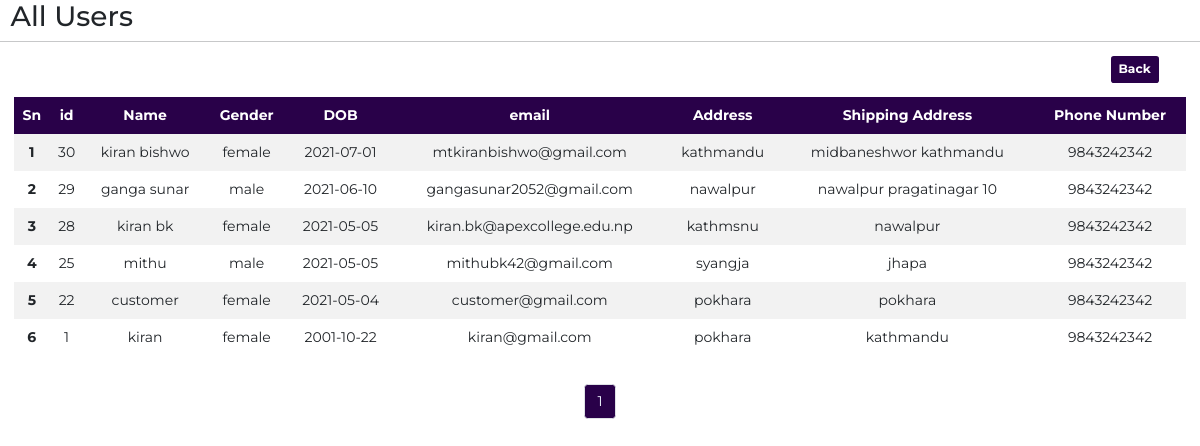
/admin/alluser.php (signed in), run on the app's committed database.
### tables this page shows
CREATE TABLE `customer` (
  `c_id` int(11) NOT NULL,
  `c_name` varchar(100) NOT NULL,
  `c_email` varchar(100) NOT NULL,
  `shipping_address` varchar(200) NOT NULL,
  `c_dob` date NOT NULL,
  `c_gender` varchar(50) NOT NULL,
  `c_phone` varchar(30) NOT NULL,
  `c_address` text NOT NULL,
  `c_pass` varchar(100) NOT NULL,
  `token` text NOT NULL,
  `status` varchar(100) NOT NULL
);

### admin/alluser.php (the view, shortened to what this page needs)
<?php
 include 'connect.php';
?>
<!DOCTYPE html>
<html lang="en">
<head>
    <link href="https://cdn.jsdelivr.net/npm/bootstrap@5.0.0-beta2/dist/css/bootstrap.min.css" rel="stylesheet">
    <link rel="stylesheet" href="https://pro.fontawesome.com/releases/v5.10.0/css/all.css"/>
    <link rel="stylesheet" href="css/product.css?v=<?php echo time(); ?>">
</head>
<body>
    <div class="container-fluid">
        <div class="row">
            <div class="col-12 p2-2">
                 <h2>All Users</h2>
            </div>
        <hr>
        </div>
        <div class="row justify-content-end">
            <div class="col-sm-1">
                <a href="home.php" class="btn btn-sm background">Back</a>
            </div>
        </div>
         <div class="row p-3 table-responsive text-center">
            <table class="table table-sm table-striped table-hover table-borderless ">
                <thead class="background">
                    <tr>
                    <th scope="col">Sn</th>
                    <th scope="col">id</th>
                    <th scope="col">Name</th>
                    <th scope="col">Gender</th>
                    <th scope="col">DOB</th>
                    <th scope="col">email</th>
                    <th scope="col">Address</th>
                    <th scope="col">Shipping Address</th>
                    <th scope="col">Phone Number</th>
                    </tr>
                </thead>
                <tbody>
                <?php
                  $limit = 7;
                  if(isset($_GET["page"])){
                      $page = $_GET["page"];
                  }
                  else{
                      $page = 1;
                  };
                  $offset = ($page-1)* $limit;
               $sql = "SELECT * FROM  customer ORDER BY c_id DESC LIMIT {$offset} ,{$limit}";
              $result = mysqli_query($conn, $sql);
              if (mysqli_num_rows($result) > 0) {
                $serial = $offset + 1;
                while($row = mysqli_fetch_assoc($result)) {
                  ?>
                    <tr>
                    <th scope="row"><?php echo $serial; ?></th>
                    <td><?php echo $row['c_id']; ?></td>
                    <td><?php echo $row['c_name']; ?></td>
                    <td><?php echo $row['c_gender']; ?></td>
                    <td><?php echo $row['c_dob']; ?></td>
                    <td><?php echo $row['c_email']; ?></td>
                    <td><?php echo $row['c_address']; ?></td>
                    <td><?php echo $row['shipping_address']; ?></td>
                    <td><?php echo $row['c_phone']; ?></td>
                    </tr>
                       <?php
                    $serial++;
                }
            }
                    ?>
                </tbody>
                </table>
        </div>
        <nav aria-label="...">
            <?php
            $sql1 = "SELECT * FROM customer";
                $result1 = mysqli_query($conn, $sql1) or die("Query Failed.");
                if(mysqli_num_rows($result1) > 0){
                  $total_records = mysqli_num_rows($result1);
                  $total_page = ceil($total_records / $limit);
                echo '<ul class="pagination justify-content-center">';
                for($i = 1; $i <= $total_page; $i++){
                    if($i == $page){
                      $active = "active";
                    }else{
                      $active = "";
                    }
                    echo '<li class="page-item "><a class="page-link '.$active.'" href="alluser.php?page='.$i.'">'.$i.'</a></li>';
                }
            }
?>
        </ul>
        </nav>
    </div>
</body>
</html>

### admin/css/product.css (style rules this page uses)
* { margin: 0; padding: 0; list-style: none; box-sizing: border-box; text-decoration: none; font-size: 14px; font-family: 'Montserrat', sans-serif; }
body { background-color: white; width: 100%; height: 100vh; }
.background { background-color: #290149; color: white; font-weight: bold; }
table { font-size: 14px; }
th, td { padding: 8px 5px !important; }
.active { padding: 6px 12px; background-color: #290149; color: aliceblue; }

### admin/alluser.php (style rules this page uses)
* { margin: 0; padding: 0; box-sizing: border-box; }
.background { background-color: #290149; color: white; font-weight: bold; }

### data on the page
customer: c_id "30", c_name "kiran bishwo", c_gender "female", c_dob "2021-07-01", c_email "mtkiranbishwo@gmail.com", c_address "kathmandu", shipping_address "midbaneshwor kathmandu", c_phone "9843242342"
customer: c_id "29", c_name "ganga sunar", c_gender "male", c_dob "2021-06-10", c_email "gangasunar2052@gmail.com", c_address "nawalpur", shipping_address "nawalpur pragatinagar 10", c_phone "9843242342"
customer: c_id "28", c_name "kiran bk", c_gender "female", c_dob "2021-05-05", c_email "kiran.bk@apexcollege.edu.np", c_address "kathmsnu", shipping_address "nawalpur", c_phone "9843242342"
customer: c_id "25", c_name "mithu", c_gender "male", c_dob "2021-05-05", c_email "mithubk42@gmail.com", c_address "syangja", shipping_address "jhapa", c_phone "9843242342"
customer: c_id "22", c_name "customer", c_gender "female", c_dob "2021-05-04", c_email "customer@gmail.com", c_address "pokhara", shipping_address "pokhara", c_phone "9843242342"
customer: c_id "1", c_name "kiran", c_gender "female", c_dob "2001-10-22", c_email "kiran@gmail.com", c_address "pokhara", shipping_address "kathmandu", c_phone "9843242342"
